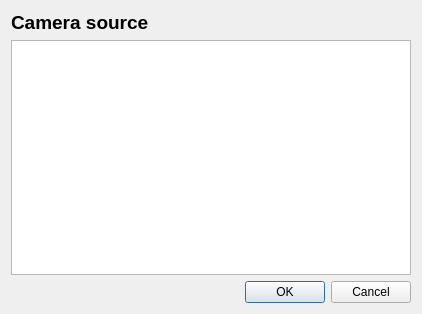
<?xml version="1.0" encoding="UTF-8"?>
<ui version="4.0">
 <class>Dialog</class>
 <widget class="QDialog" name="Dialog">
  <property name="geometry">
   <rect>
    <x>0</x>
    <y>0</y>
    <width>422</width>
    <height>314</height>
   </rect>
  </property>
  <property name="windowTitle">
   <string>Camera source</string>
  </property>
  <layout class="QVBoxLayout" name="verticalLayout">
   <item>
    <widget class="QLabel" name="label">
     <property name="font">
      <font>
       <pointsize>14</pointsize>
       <weight>75</weight>
       <bold>true</bold>
      </font>
     </property>
     <property name="layoutDirection">
      <enum>Qt::LeftToRight</enum>
     </property>
     <property name="text">
      <string>Camera source</string>
     </property>
    </widget>
   </item>
   <item>
    <widget class="QListWidget" name="camera_source_list"/>
   </item>
   <item>
    <widget class="QDialogButtonBox" name="buttonBox">
     <property name="layoutDirection">
      <enum>Qt::LeftToRight</enum>
     </property>
     <property name="orientation">
      <enum>Qt::Horizontal</enum>
     </property>
     <property name="standardButtons">
      <set>QDialogButtonBox::Cancel|QDialogButtonBox::Ok</set>
     </property>
    </widget>
   </item>
  </layout>
 </widget>
 <resources/>
 <connections>
  <connection>
   <sender>buttonBox</sender>
   <signal>accepted()</signal>
   <receiver>Dialog</receiver>
   <slot>accept()</slot>
   <hints>
    <hint type="sourcelabel">
     <x>248</x>
     <y>254</y>
    </hint>
    <hint type="destinationlabel">
     <x>157</x>
     <y>274</y>
    </hint>
   </hints>
  </connection>
  <connection>
   <sender>buttonBox</sender>
   <signal>rejected()</signal>
   <receiver>Dialog</receiver>
   <slot>reject()</slot>
   <hints>
    <hint type="sourcelabel">
     <x>316</x>
     <y>260</y>
    </hint>
    <hint type="destinationlabel">
     <x>286</x>
     <y>274</y>
    </hint>
   </hints>
  </connection>
 </connections>
</ui>
